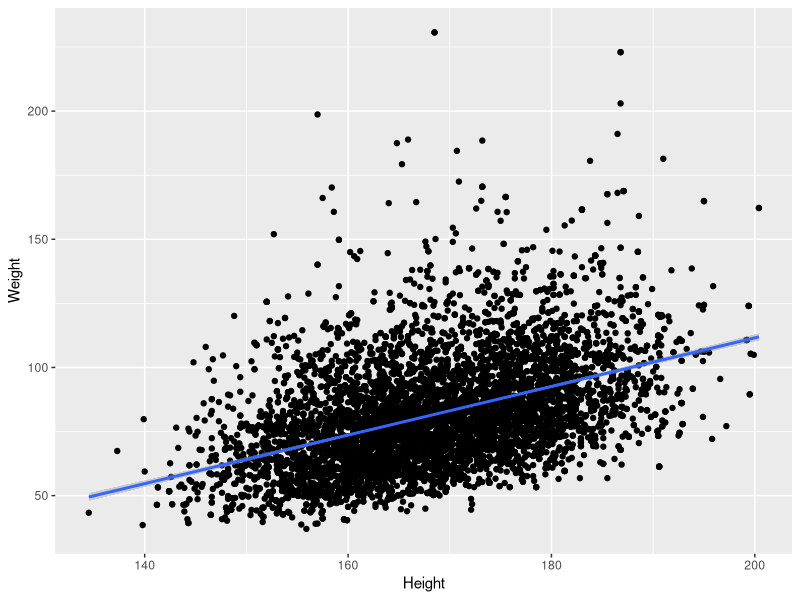
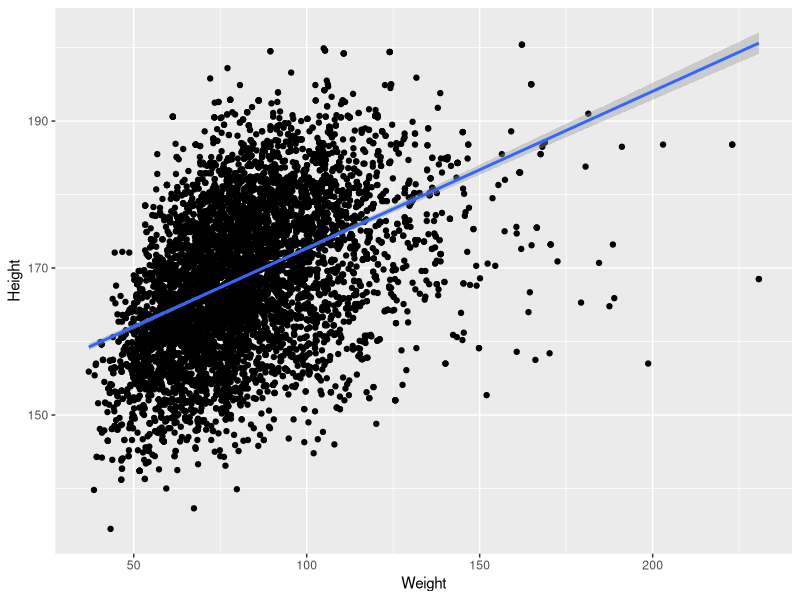

The R source for these figures, in order:
## ---- chunk 1
knitr::opts_chunk$set(echo = TRUE)
## ---- chunk 2
n <- 35

n1 <- 34#number of students who took first test including Jack
n2 <- 34#number of students who took second test inclucing Jill

mu1 <- 75 #mean of 1st test
sd1 <- 10 #SD of 1st test

mu2<- 64 # mean of 2nd test
sd2<-12 #SD of 2nd test

r = 0.5 # correlation coefficient
## ---- chunk 3
Jill_test1<-80

slope<- r * (sd2/sd1)

int <- mu2 - (slope*mu1)

Estimate_test2 = int + slope * Jill_test1

Estimate_test2
## ---- chunk 4
Jack_test2<-76

slope<- r * (sd1/sd2)

int<- mu1 - (slope*mu2)

Estimate_test1<- int + slope * Jack_test2

Estimate_test1
## ---- chunk 5
r<-0.54

#no of wins by 2014 was from its mean
sd_2014<-(98-81)/11.7
sd_2014

#z
z<-r*sd_2014
z

wins_2015 <- 81+z*11.7

wins_2015
## ---- chunk 6
us_adults <- read.table('adults.txt',header=TRUE)
summary(us_adults)
## ---- chunk 7
library(ggplot2)

ggplot(us_adults, aes(x = Height, y = Weight)) + geom_point() +geom_smooth(method = "lm")
## ---- chunk 8
ggplot(us_adults, aes(y = Height, x = Weight)) + geom_point() +geom_smooth(method = "lm")
## ---- chunk 9

slope <- cor(us_adults$Height, log(us_adults$Weight)) * sd(log(us_adults$Weight)) / sd(us_adults$Height)

intercept <- mean(log(us_adults$Weight)) - slope * mean(us_adults$Height)

predict_180 <- intercept + 180 * slope

print(predict_180)

exp(predict_180)
## ---- chunk 10
slope <- cor(us_adults$Height, log(us_adults$Weight)) * sd(us_adults$Height)/ sd(log(us_adults$Weight)) 

intercept <- mean(us_adults$Height) - slope * mean(log(us_adults$Weight))

predict_height <- intercept + predict_180 * slope

print(predict_height)
